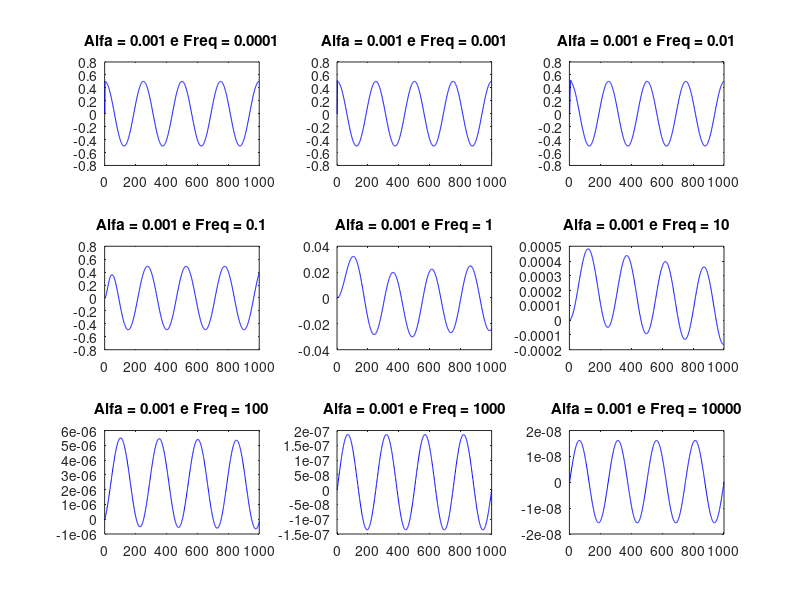
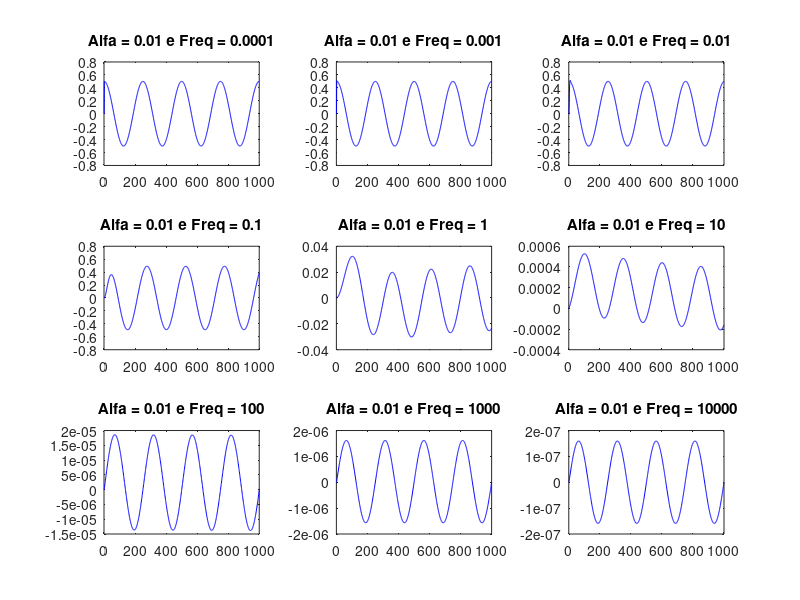
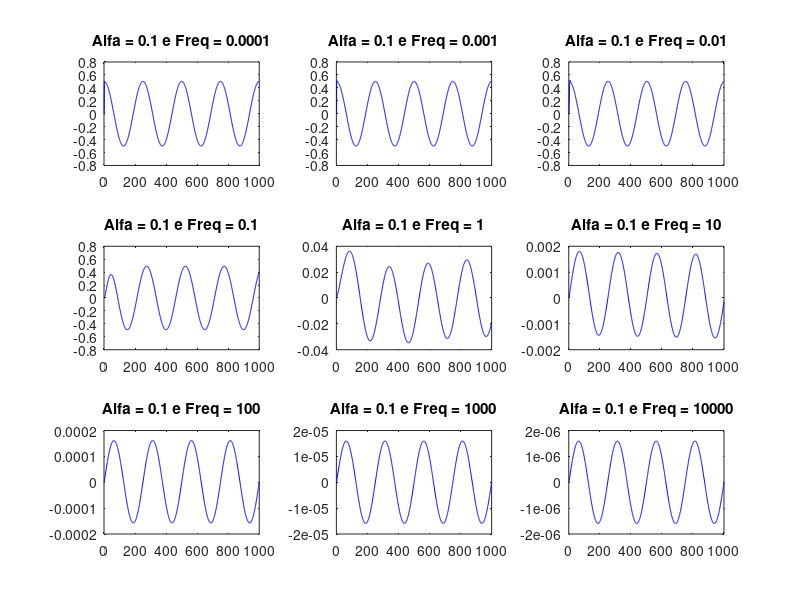
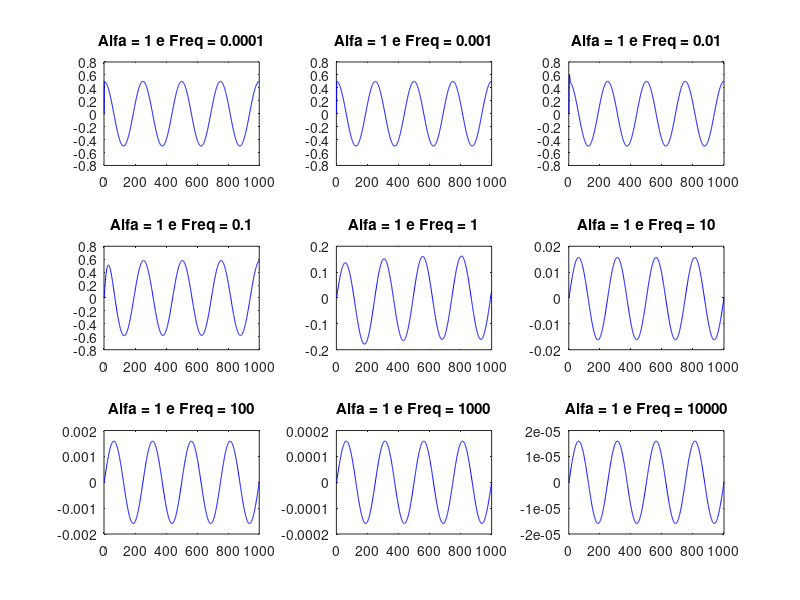

The MATLAB script that drew these images, in order:
clear all;
close all;

a = [0.001 0.01 0.1 1 10 100 1000];
b = [0.001 0.01 0.1 1 10];
freq = [0.0001 0.001 0.01 0.1 1 10 100 1000 10000]

for idx = 1:numel(a) 
    figure;
    hold off;
    alpha = a(idx);
    h1 = tf([0 alpha 1], [1 2 2]);
    for k=1:numel(freq);
       t = linspace(0, 4/(freq(k)),1000);
       u = cos(2*pi*freq(k)*t);
       y = lsim(h1,u,t);
       subplot(3,3,k)
       plot(y,'b');
       title(sprintf('Alfa = %s e Freq = %s', num2str(a(idx)),num2str(freq(k))));
       hold on;
    end    
end

for idx = 1:numel(b) 
    figure;
    hold off;
    beta = b(idx);
    h2 = tf([0 1 10000], [1 2*beta 100]);
    for k=1:numel(freq);
       t = linspace(0, 4/(freq(k)),1000);
       u = cos(2*pi*freq(k)*t);
       y = lsim(h2,u,t);
       subplot(3,3,k)
       plot(y,'b');
       title(sprintf('Beta = %s e Freq = %s', num2str(b(idx)),num2str(freq(k))));
       hold on;
    end    
end    